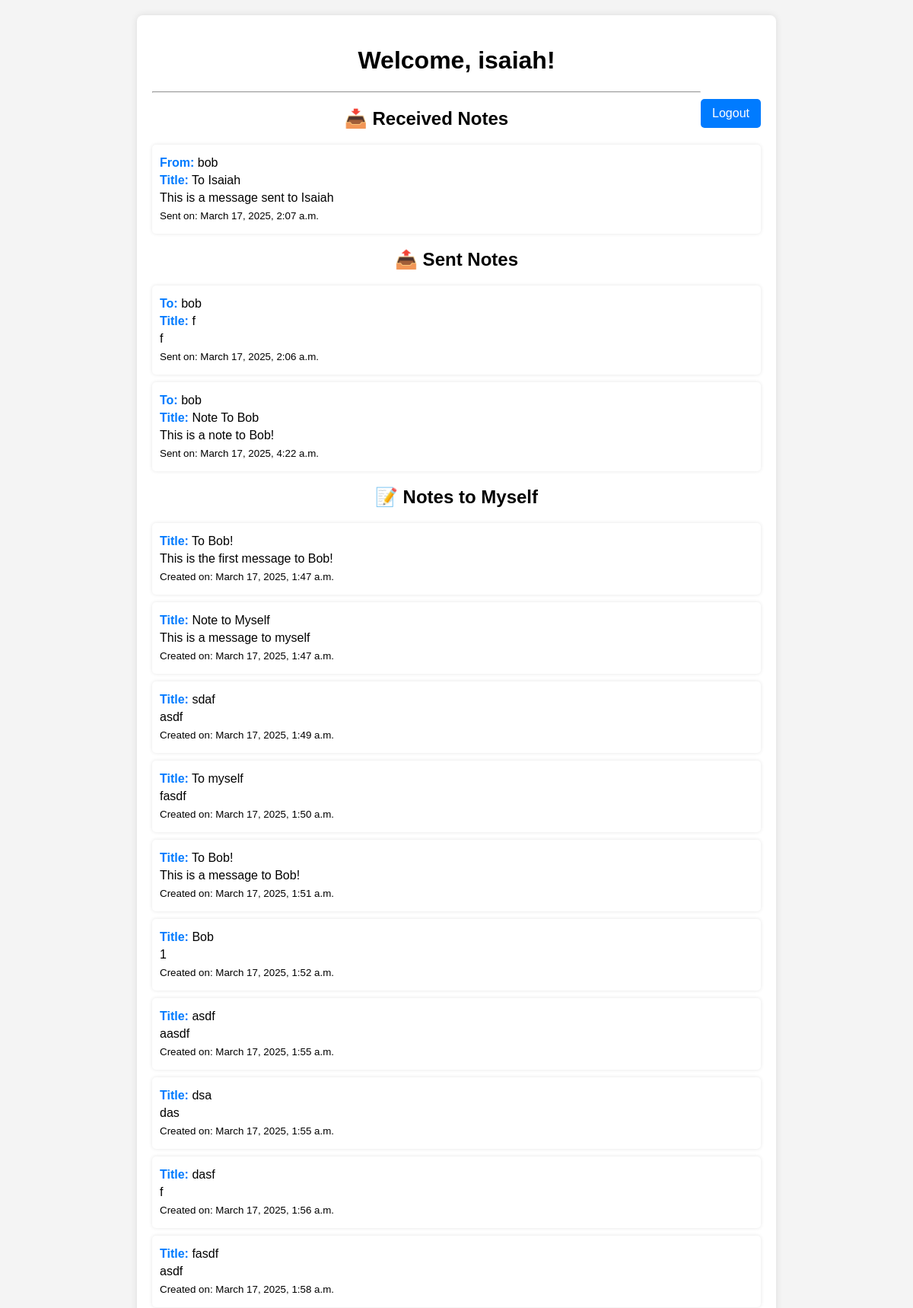
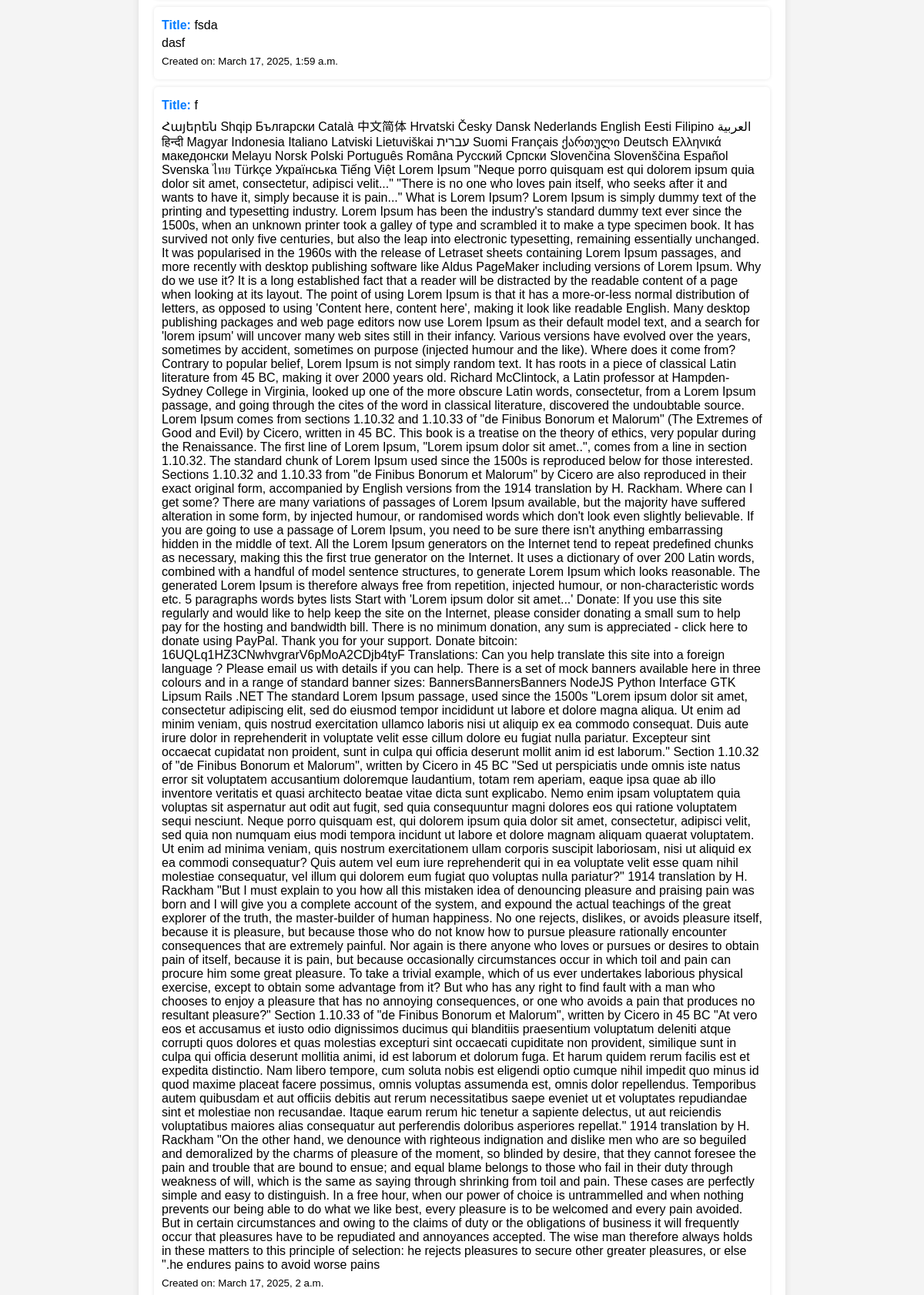
The app's page / (signed in, upper part) with its own data (2 pictures, top to bottom).
### notes/models.py (models this page shows, shortened)
class Note(models.Model):
    sender = models.ForeignKey(User, related_name="sent_notes", on_delete=models.CASCADE)
    recipient = models.ForeignKey(User, related_name="received_notes", on_delete=models.CASCADE)
    title = models.CharField(max_length=255)
    content = models.TextField()
    created_at = models.DateTimeField(auto_now_add=True)

### notes/views.py (the view)
# urls.py: path("", frontpage, name="frontpage"),
@login_required
def frontpage(request):
    notes_to_self = Note.objects.filter(sender=request.user, recipient=request.user)
    sent_notes = Note.objects.filter(sender=request.user).exclude(recipient=request.user)
    received_notes = Note.objects.filter(recipient=request.user).exclude(sender=request.user)
    return render(request, "notes/frontpage.html", {
        "notes_to_self": notes_to_self,
        "sent_notes": sent_notes,
        "received_notes": received_notes,
    })

### notes/templates/notes/frontpage.html (shortened to what this page needs)
<!DOCTYPE html>
<html lang="en">
  <head>
  </head>
  <body>
    <div class="container">
      <h1>Welcome, {{ request.user.username }}!</h1>
      <a href="{% url 'logout' %}" class="btn logout">Logout</a>
      <hr />
      <h2>📥 Received Notes</h2>
      <div class="notes-section">
        {% for note in received_notes %}
        <div class="note">
          <p><strong>From:</strong> {{ note.sender.username }}</p>
          <p><strong>Title:</strong> {{ note.title }}</p>
          <p>{{ note.content }}</p>
          <p><small>Sent on: {{ note.created_at }}</small></p>
        </div>
        {% empty %}
        <p>No received notes yet.</p>
        {% endfor %}
      </div>
      <h2>📤 Sent Notes</h2>
      <div class="notes-section">
        {% for note in sent_notes %}
        <div class="note">
          <p><strong>To:</strong> {{ note.recipient.username }}</p>
          <p><strong>Title:</strong> {{ note.title }}</p>
          <p>{{ note.content }}</p>
          <p><small>Sent on: {{ note.created_at }}</small></p>
        </div>
        {% empty %}
        <p>No sent notes yet.</p>
        {% endfor %}
      </div>
      <h2>📝 Notes to Myself</h2>
      <div class="notes-section">
        {% for note in notes_to_self %}
        <div class="note">
          <p><strong>Title:</strong> {{ note.title }}</p>
          <p>{{ note.content }}</p>
          <p><small>Created on: {{ note.created_at }}</small></p>
        </div>
        {% empty %}
        <p>No personal notes yet.</p>
        {% endfor %}
      </div>
    </div>
  </body>
</html>

### notes/templates/notes/frontpage.html (style rules this page uses)
body { font-family: Arial, sans-serif; margin: 20px; padding: 0; background-color: #f4f4f4; }
h1, h2 { text-align: center; }
.container { max-width: 800px; margin: auto; background: white; padding: 20px; border-radius: 8px; box-shadow: 0 0 10px rgba(0, 0, 0, 0.1); }
.notes-section { margin-bottom: 20px; }
.note { background: #fff; padding: 10px; border-radius: 5px; box-shadow: 0 0 5px rgba(0, 0, 0, 0.1); margin-bottom: 10px; }
.note p { margin: 5px 0; }
.note strong { color: #007bff; }
.btn { display: block; width: fit-content; padding: 10px 15px; color: white; background-color: #007bff; text-decoration: none; border-radius: 5px; text-align: center; margin: 10px auto; }
.logout { float: right; }

### records on screen
Note: sender.username "bob", title "To Isaiah", content "This is a message sent to Isaiah", created_at "March 17, 2025, 2:07 a.m."
Note: recipient.username "bob", title "f", content "f", created_at "March 17, 2025, 2:06 a.m."
Note: recipient.username "bob", title "Note To Bob", content "This is a note to Bob!", created_at "March 17, 2025, 4:22 a.m."
Note: title "To Bob!", content "This is the first message to Bob!", created_at "March 17, 2025, 1:47 a.m."
Note: title "Note to Myself", content "This is a message to myself", created_at "March 17, 2025, 1:47 a.m."
Note: title "sdaf", content "asdf", created_at "March 17, 2025, 1:49 a.m."
Note: title "To myself", content "fasdf", created_at "March 17, 2025, 1:50 a.m."
Note: title "To Bob!", content "This is a message to Bob!", created_at "March 17, 2025, 1:51 a.m."
Note: title "Bob", content "1", created_at "March 17, 2025, 1:52 a.m."
Note: title "asdf", content "aasdf", created_at "March 17, 2025, 1:55 a.m."
Note: title "dsa", content "das", created_at "March 17, 2025, 1:55 a.m."
Note: title "dasf", content "f", created_at "March 17, 2025, 1:56 a.m."
Note: title "fasdf", content "asdf", created_at "March 17, 2025, 1:58 a.m."
Note: title "fsda", content "dasf", created_at "March 17, 2025, 1:59 a.m."
Note: title "f", content "Հայերեն Shqip العربية Български Català 中文简体 Hrvatski Česky Dansk Nederlands English Eesti Filipino Suomi Français ქართული Deutsch Ελληνικά עברית हिन्दी Magyar Indonesia Italiano Latviski Lietuviškai македонски Melayu Norsk Polski Português Româna Pyccкий Српски Slovenčina Slovenščina Español Svenska ไทย Türkçe Українська Tiếng Việt Lorem Ipsum \"Neque porro quisquam est qui dolorem ipsum quia dolor sit amet, consectetur, adipisci velit...\" \"There is no one who loves pain itself, who seeks after it and wants to have it, simply because it is pain...\" What is Lorem Ipsum? Lorem Ipsum is simply dummy text of the printing and typesetting industry. Lorem Ipsum has been the industry's standard…", created_at "March 17, 2025, 2 a.m."

### other values on screen
{{ request.user.username }} "isaiah"
